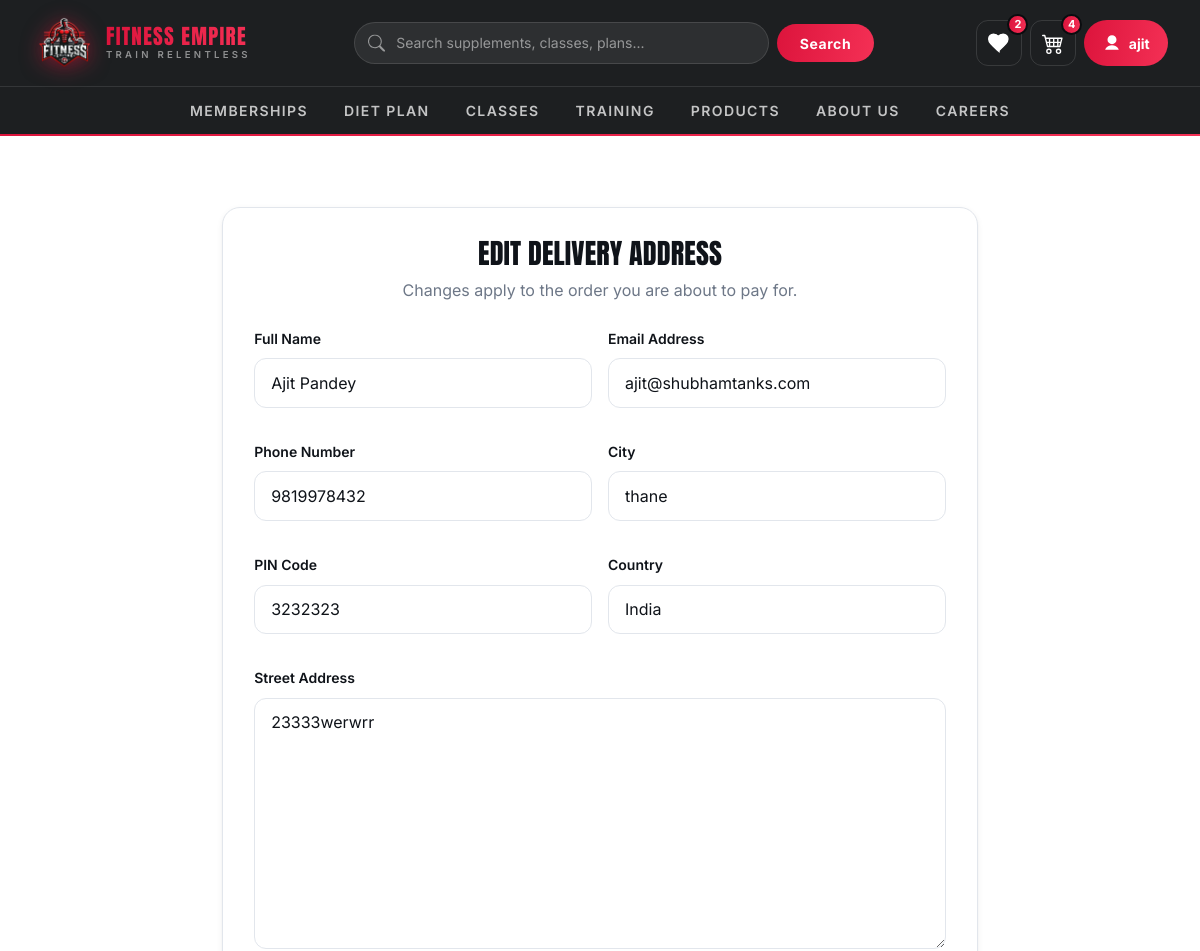
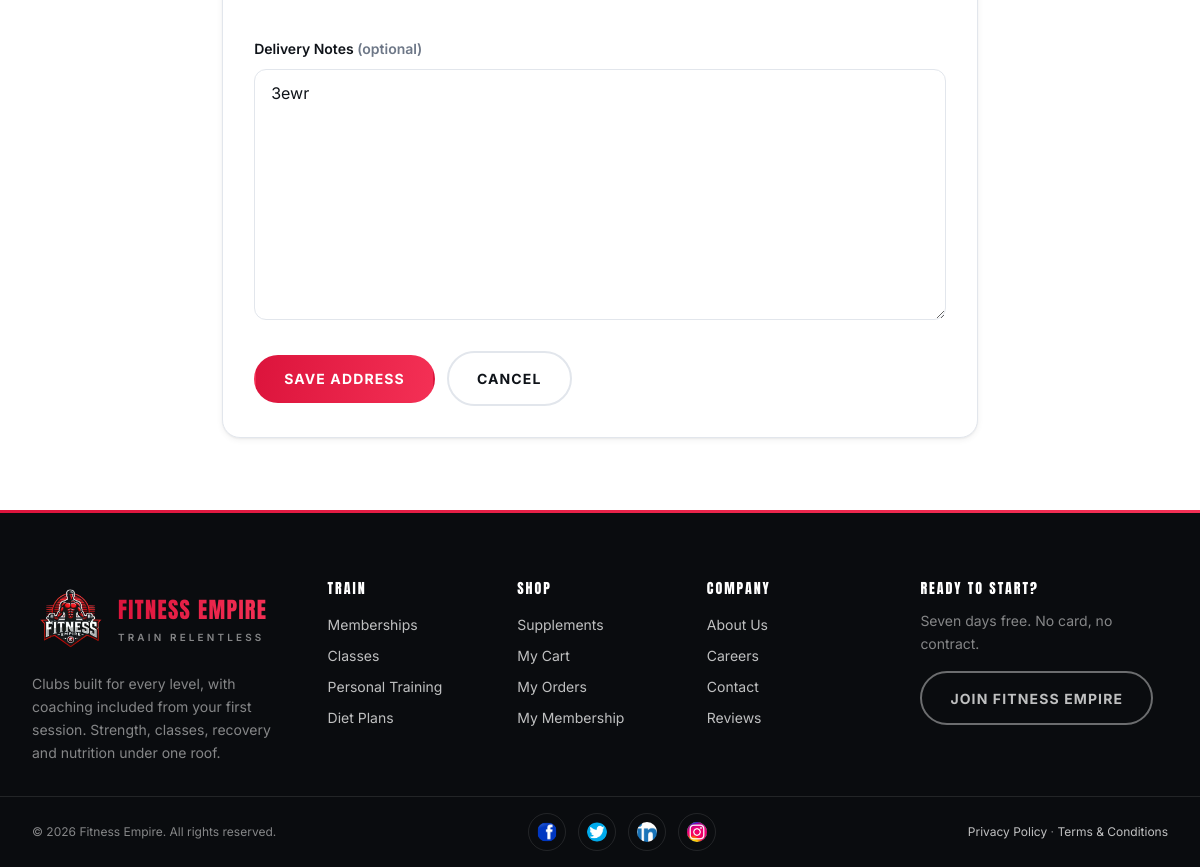
Page /edit-address/8/ (signed in) on the committed database (2 pictures, top to bottom).
### FitnessGYM/models.py (models this page shows, shortened)
class processedtocheck(models.Model):
    user = models.ForeignKey(User, on_delete=models.CASCADE)
    full_name = models.CharField(max_length=255)
    email = models.EmailField()
    phone_number = models.CharField(max_length=15)
    address = models.TextField()
    city = models.CharField(max_length=100)
    pin_code = models.CharField(max_length=20)
    country = models.CharField(max_length=100)
    additional_notes = models.TextField(blank=True, null=True)
    membership = models.ForeignKey(Membership, null=True, blank=True, on_delete=models.CASCADE)  # Annual
    membership_month = models.ForeignKey(Membershipmonth, null=True, blank=True, on_delete=models.CASCADE)  # Monthly

### FitnessGYM/views.py (the view)
# urls.py: path('edit-address/<int:id>/', views.edit_address, name='edit_address'),
@login_required(login_url="login")
def edit_address(request, id):
    record = get_object_or_404(processedtocheck, id=id, user=request.user)
    if request.method == "POST":
        form = processedtocheckform(request.POST, instance=record)
        if form.is_valid():
            form.save()
            messages.success(request, "Address updated.")
            return redirect("makepayment")
        messages.error(request, "Please correct the highlighted fields.")
    else:
        form = processedtocheckform(instance=record)
    return render(request, "edit_address.html", {"form": form, "address": record})

### FitnessGYM/form.py
class processedtocheckform(forms.ModelForm):
    class Meta:
        model=processedtocheck
        fields=['full_name','email','phone_number','address','city','pin_code','country','additional_notes']

### FitnessGYM/context_processors.py (called while the page is built)
def cart_summary(request):
    user = getattr(request, "user", None)
    if not user or not user.is_authenticated:
        return {"cart_count": 0, "wishlist_count": 0, "wishlist_ids": set()}
    total = cart.objects.filter(userid=user).aggregate(n=Sum("quantity"))["n"]
    saved = set(
        Wishlist.objects.filter(user=user).values_list("product_id", flat=True)
    )
    return {
        "cart_count": total or 0,
        "wishlist_count": len(saved),
        "wishlist_ids": saved,
    }

### templates/edit_address.html (shortened to what this page needs)
{% extends "base.html" %}
{% load static %}
{% block page_id %}account{% endblock %}
{% block 'main' %}
<section class="section">
    <div class="container container--narrow">
        <div class="panel">
            <div class="auth-card__head">
                <h1>Edit Delivery Address</h1>
                <p>Changes apply to the order you are about to pay for.</p>
            </div>
            <form action="" method="POST" class="form-body" novalidate>
                <div class="form-grid">
                    <div class="field">
                        <label for="{{ form.full_name.id_for_label }}">Full Name</label>
                        {{ form.full_name.errors }}{{ form.full_name }}
                    </div>
                    <div class="field">
                        <label for="{{ form.email.id_for_label }}">Email Address</label>
                        {{ form.email.errors }}{{ form.email }}
                    </div>
                    <div class="field">
                        <label for="{{ form.phone_number.id_for_label }}">Phone Number</label>
                        {{ form.phone_number.errors }}{{ form.phone_number }}
                    </div>
                    <div class="field">
                        <label for="{{ form.city.id_for_label }}">City</label>
                        {{ form.city.errors }}{{ form.city }}
                    </div>
                    <div class="field">
                        <label for="{{ form.pin_code.id_for_label }}">PIN Code</label>
                        {{ form.pin_code.errors }}{{ form.pin_code }}
                    </div>
                    <div class="field">
                        <label for="{{ form.country.id_for_label }}">Country</label>
                        {{ form.country.errors }}{{ form.country }}
                    </div>
                    <div class="field field--full">
                        <label for="{{ form.address.id_for_label }}">Street Address</label>
                        {{ form.address.errors }}{{ form.address }}
                    </div>
                    <div class="field field--full">
                        <label for="{{ form.additional_notes.id_for_label }}">Delivery Notes <span class="muted">(optional)</span></label>
                        {{ form.additional_notes.errors }}{{ form.additional_notes }}
                    </div>
                </div>
                <div class="cluster" style="margin-top:var(--sp-5);">
                    <button type="submit" class="btn">Save Address</button>
                    <a href="{% url 'makepayment' %}" class="btn btn--ghost">Cancel</a>
                </div>
            </form>
        </div>
    </div>
</section>
{% endblock 'main' %}

### templates/navbar.html (shortened to what this page needs)
{% load static %}
<nav class="nav" data-nav aria-label="Main">
    <div class="nav__bar">
        <a href="{% url 'home' %}" class="nav__logo" aria-label="Fitness Empire home">
            <img src="{% static 'img/logo_fitness_empire-removebg-preview.webp' %}"
                 alt="" width="62" height="62">
            <span class="nav__wordmark">
                <b>Fitness Empire</b>
                <span>Train Relentless</span>
            </span>
        </a>
        <form method="GET" action="{% url 'searchdata' %}" class="nav__search" role="search">
            <div class="nav__search-field">
                <svg viewBox="0 0 16 16" aria-hidden="true" focusable="false">
                    <path d="M11.742 10.344a6.5 6.5 0 1 0-1.397 1.398h-.001q.44.58.98 1.12l3.85 3.85a1 1 0 0 0 1.415-1.414l-3.85-3.85a7 7 0 0 0-1.12-.98zM12 6.5a5.5 5.5 0 1 1-11 0 5.5 5.5 0 0 1 11 0"/>
                </svg>
                <input type="search" id="nav-search" name="query" value="{{ query|default:'' }}"
                       placeholder="Search supplements, classes, plans..." autocomplete="off">
            </div>
            <button type="submit">Search</button>
        </form>
        <div class="nav__actions">
            <a href="{% url 'wishlist' %}" class="nav__cart nav__wish" aria-label="View wishlist">
                <svg viewBox="0 0 16 16" aria-hidden="true" focusable="false">
                    <path d="M8 14.25 6.84 13.2C2.72 9.47.5 7.46.5 5A3.5 3.5 0 0 1 4 1.5c1.36 0 2.66.63 3.5 1.64A4.66 4.66 0 0 1 11 1.5 3.5 3.5 0 0 1 14.5 5c0 2.46-2.22 4.47-6.34 8.2z"/>
                </svg>
                <span class="nav__cart-count{% if not wishlist_count %} is-empty{% endif %}"
                      data-wishlist-count>{{ wishlist_count|default:0 }}</span>
            </a>
            <a href="{% url 'viewcart' %}" class="nav__cart" aria-label="View cart">
                <span class="nav__cart-count{% if not cart_count %} is-empty{% endif %}"
                      data-cart-count>{{ cart_count|default:0 }}</span>
            </a>
            <div class="account" data-account>
                <button type="button" class="account__toggle" aria-expanded="false" aria-haspopup="true">
                    <svg viewBox="0 0 16 16" aria-hidden="true" focusable="false">
                        <path d="M8 9a4 4 0 1 0 0-8 4 4 0 0 0 0 8zM2 14s1-4 6-4 6 4 6 4H2z"/>
                    </svg>
                    <span class="account__name">{% if user.is_authenticated %}{{ user.username }}{% else %}Sign in{% endif %}</span>
                </button>
            </div>
        </div>
    </div>
    <div class="nav__menu" id="nav-menu">
        <div class="nav__menu-inner">
            <a href="{% url 'membershipannual' %}">Memberships</a>
            <a href="{% url 'dietplan' %}">Diet Plan</a>
            <a href="{% url 'all_classes' %}">Classes</a>
            <a href="{% url 'training' %}">Training</a>
            <a href="{% url 'protien' %}">Products</a>
            <a href="{% url 'aboutus' %}">About us</a>
            <a href="{% url 'careers' %}">Careers</a>
        </div>
    </div>
</nav>

### rows in the picture
processedtocheck: full_name "Ajit Pandey", email "ajit@shubhamtanks.com", phone_number "9819978432", city "thane", pin_code "3232323", country "India", address "23333werwrr", additional_notes "3ewr"

### other values in the picture
{{ wishlist_count|default:0 }} "2"
{{ cart_count|default:0 }} "4"
{{ user.username }} "ajit"
